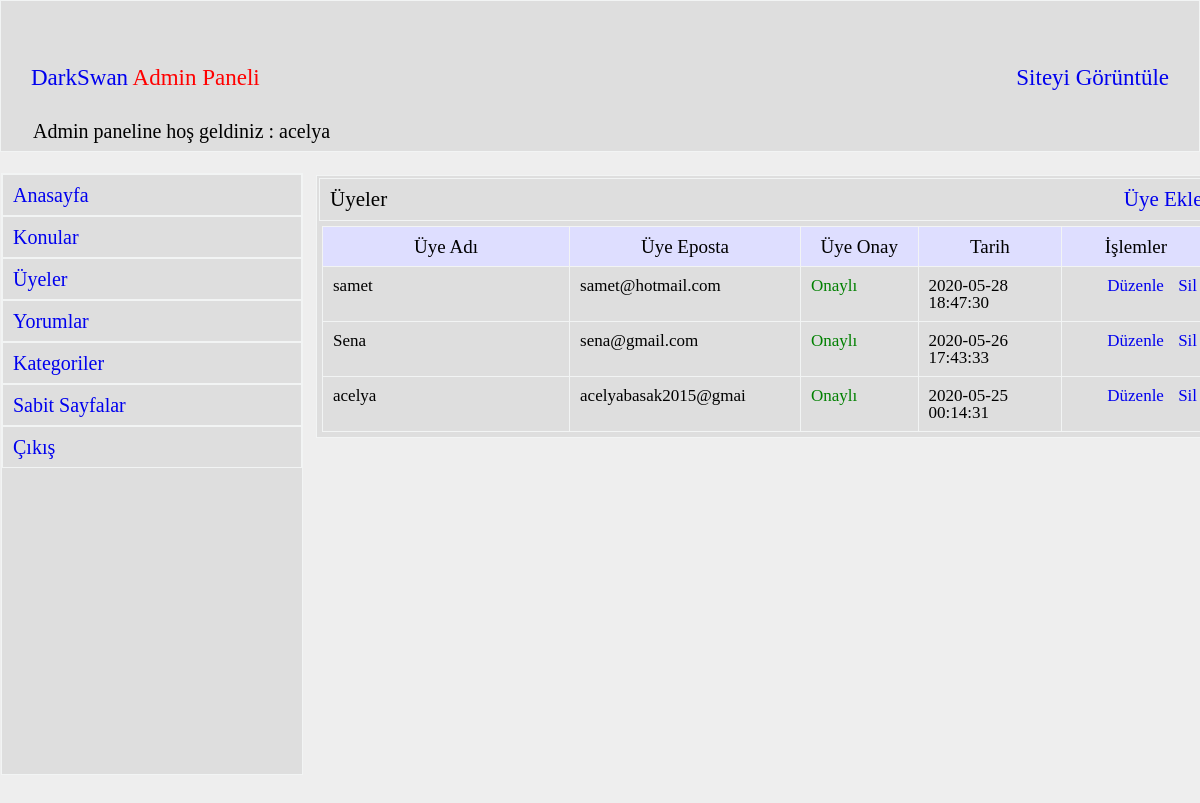
Screenshot of /admin/?do=uyeler (signed in) with the database file from the repository.
### tables this page shows
CREATE TABLE `uyeler` (
  `uye_id` int(11) NOT NULL,
  `uye_adi` varchar(200) NOT NULL,
  `uye_sifre` varchar(200) NOT NULL,
  `uye_eposta` varchar(200) NOT NULL,
  `uye_tarih` timestamp NOT NULL DEFAULT current_timestamp(),
  `uye_rutbe` int(11) NOT NULL DEFAULT 0,
  `uye_onay` int(11) NOT NULL DEFAULT 0,
  `uye_hakkimda` varchar(500) NOT NULL
);

### admin/uyeler.php (the view)
<?php
$v = $db->prepare("select * from uyeler  order by uye_id desc limit 20");
$v->execute(array());
$k = $v->fetchALL(PDO::FETCH_ASSOC);
$x = $v->rowCount();
?>
<div class="admin-icerik-sag">
			<h2>Üyeler <span style="float:right;"><a href="./?do=uye_ekle">Üye Ekle</a></span></h2>
			<div class="konular">
			<table cellspacing="0" cellpadding="0">
			<thead>
			<tr>
			<th width="600">Üye Adı</th> <th width="300">Üye Eposta</th>
			<th width="200">Üye Onay</th> <th width="250">Tarih</th>
			<th width="200">İşlemler</th>
			</tr>
			</thead>
			<?php
			 if($x){
                foreach($k as $m){
					?>
					<tbody>
					<tr>
					<td><?php echo $m["uye_adi"];?></td> <td><?php echo mb_substr($m["uye_eposta"],0,20);?></td>
					<td>
					<?php
					if($m["uye_onay"] == 1){
						echo '<span style="color:green">Onaylı</span>';
					}else {
						echo '<span style="color:red">Onaylı Değil</span>';
					}
					?>
					</td>
					<td><?php echo $m["uye_tarih"];?></td>
					<td><span style="margin-left:35px;">
					<a href="./?do=uye_duzenle&id=<?php echo $m["uye_id"];?>">Düzenle</a></span> <span style="margin-left:10px;"><a onclick="return confirm('Üyeyi silmek istediğinize emin misiniz..')" href="./?do=uye_sil&id=<?php echo $m["uye_id"];?>">Sil</a></span></td>
					</tr>
					</tbody>
					<?php
				}
			 }else {
				echo '<tr><td colspan="5"><div class="hata">Henuz hiç üye
				eklenmemis...</div></td></tr>';
			 }
			?>
			</table>
			</div>
			</div>

### css/admin.css (style rules this page uses)
.admin-header h2 { margin: 65px 0px 0px 30px; font-size: 23px; }
.admin-icerik-sag { position: relative; left: 315px; top: -600px; border: 1px solid #f2f4f4; width: 75%; min-height: 200px; background: #dedede; margin-bottom: 20px; }
.admin-icerik-sag h2 { border: 1px solid #f2f4f4; padding: 10px; margin: 2px; font-size: 21px; background: #dedede; }
.konular th { border: 1px solid #f2f4f4; padding: 10px; font-size: 19px; background: #dedeff; }
.konular { margin: 5px; background: #dedede; }
.konular td { border: 1px solid #f2f4f4; padding: 10px; font-size: 17px; }

### rows the page displays
uyeler: uye_adi "samet", uye_eposta "samet@hotmail.com", uye_onay "Onaylı", uye_tarih "2020-05-28 18:47:30"
uyeler: uye_adi "Sena", uye_eposta "sena@gmail.com", uye_onay "Onaylı", uye_tarih "2020-05-26 17:43:33"
uyeler: uye_adi "acelya", uye_eposta "acelyabasak2015@gmai", uye_onay "Onaylı", uye_tarih "2020-05-25 00:14:31"

### other values shown
$_SESSION["uye"] "acelya"
